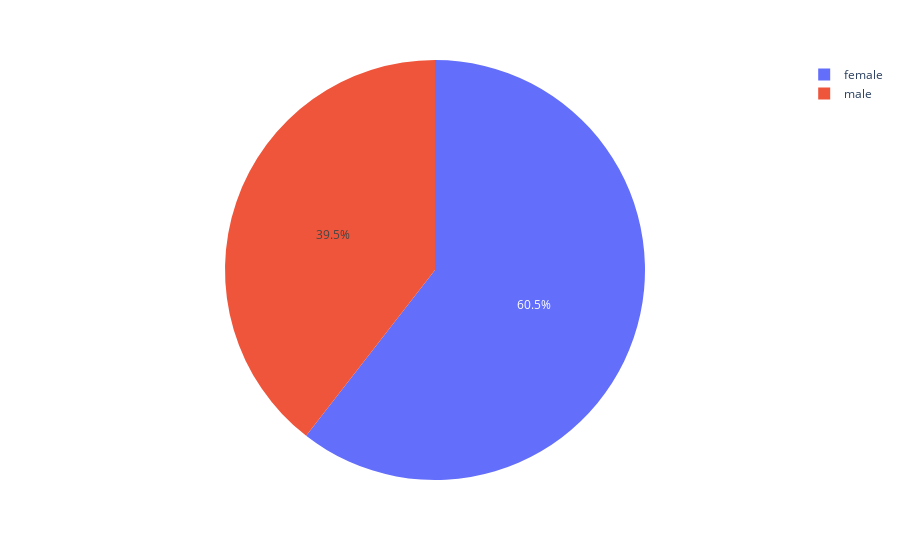

The code cell stored with this chart in its notebook:
### Code cell
px.pie(data_frame=pie , names= 'SEX',values='default_payment_next_month')

### Figure 1 — Plotly figure (JSON) as saved in the notebook; plotly's stock layout.template omitted (floating-point values rounded to 4 significant figures)
{"data": [{"domain": {"x": [0, 1], "y": [0, 1]}, "hovertemplate": "SEX=%{label}<br>default_payment_next_month=%{value}<extra></extra>", "labels": ["female", "male"], "legendgroup": "", "name": "", "showlegend": true, "type": "pie", "values": [17986, 11736]}], "layout": {"autosize": true, "legend": {"tracegroupgap": 0}, "margin": {"t": 60}}}
